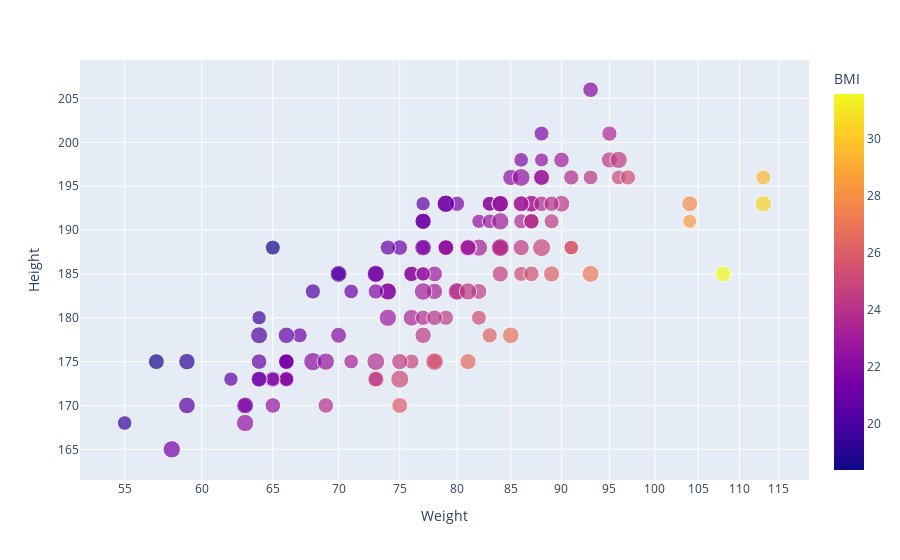

Write notebook code for a chart like this one.
### Code cell
import plotly.express as px
df = wnba

fig = px.scatter(wnba, x="Weight", y="Height", size="Age", color="BMI", log_x=True, size_max=13)
fig.show()

### Figure 1 — Plotly figure (JSON) as saved in the notebook; plotly's stock layout.template omitted (floating-point values rounded to 4 significant figures; data arrays with more than 128 entries replaced by an {"elided": "..."} marker saying what was removed)
{"data": [{"hoverlabel": {"namelength": 0}, "hovertemplate": "Weight=%{x}<br>Height=%{y}<br>Age=%{marker.size}<br>BMI=%{marker.color}", "legendgroup": "", "marker": {"color": {"elided": "142 float values"}, "coloraxis": "coloraxis", "size": {"elided": "142 int values"}, "sizemode": "area", "sizeref": 0.213, "symbol": "circle"}, "mode": "markers", "name": "", "showlegend": false, "type": "scatter", "x": {"elided": "142 int values"}, "xaxis": "x", "y": {"elided": "142 int values"}, "yaxis": "y"}], "layout": {"coloraxis": {"colorbar": {"title": {"text": "BMI"}}, "colorscale": [[0, "#0d0887"], [0.1111, "#46039f"], [0.2222, "#7201a8"], [0.3333, "#9c179e"], [0.4444, "#bd3786"], [0.5556, "#d8576b"], [0.6667, "#ed7953"], [0.7778, "#fb9f3a"], [0.8889, "#fdca26"], [1, "#f0f921"]]}, "legend": {"itemsizing": "constant", "tracegroupgap": 0}, "margin": {"t": 60}, "xaxis": {"anchor": "y", "domain": [0, 1], "title": {"text": "Weight"}, "type": "log"}, "yaxis": {"anchor": "x", "domain": [0, 1], "title": {"text": "Height"}}}}
